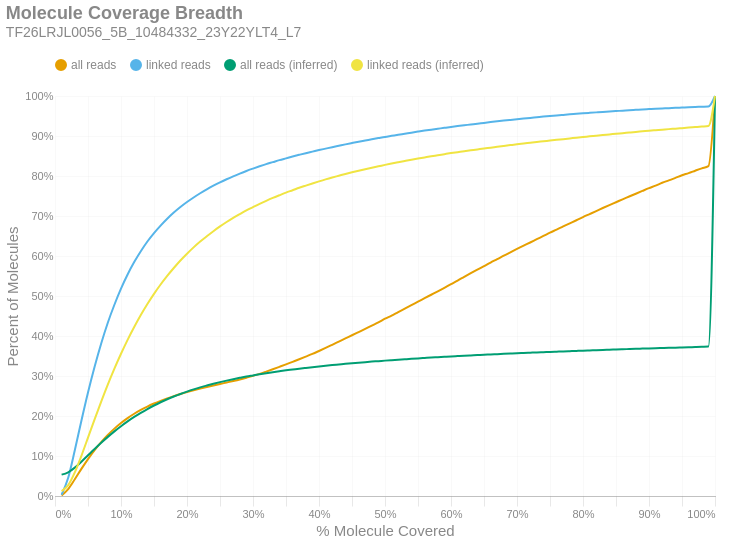

Source (notebook cell):
### Markdown cell above
### Molecule Read Coverage
This chart shows molecule coverage breadth as computed by the number of bases aligned to that molecule. In other words, "*how much of each unique long molecule is actually sequenced/aligned?*" Keep in mind there is a distinction between sequences and alignments, since some sequences belonging to a particular molecule may not align well and wouldn't appear in the alignment data. This chart also shows molecule coverage breadth as computed by the *inferred fragment* from which the aligned sequences originate. Unlike read coverage, this calculation takes into account the total insert size, including unsequenced gaps between the forward and reverse reads. Like the previous figures, these are cumulative percents.

### Code cell
if SKIPLR:
    print_html(f"Skipped")
else:
    binned_df = consolidated_hist(valids['coverage_bp'], mask, 0.01, True)
    binned_df_inf = consolidated_hist(valids['coverage_inserts'], mask, 0.01, True)
    binned_df = binned_df.with_columns(pl.lit(binned_df_inf['all reads (cumsum)']).alias('all reads (inferred)'))
    binned_df = binned_df.with_columns(pl.lit(binned_df_inf['linked reads (cumsum)']).alias('linked reads (inferred)'))
    binned_df = binned_df.with_columns(
        (pl.col('bin').cast(pl.Float64) + 0.01).alias('right_edge')
    )

    with SafeRender(binned_df):
        (
            density_plot(binned_df, 'Molecule Coverage Breadth', samplename, 'molcov', ['all reads (inferred)','linked reads (inferred)'])
            .encode(
                #x=alt.X('bin:Q', title="% Molecule Covered").axis(format = '%').scale(padding=0),
                x=alt.X('right_edge:Q', title="% Molecule Covered").axis(format='%').scale(padding=0),
                y=alt.Y('value:Q', title='Percent of Molecules')
                    .axis(format='%')
                    .stack(False)
                    .scale(domainMin=0, padding=0),
                color=alt.Color("key:N").scale(domain = ["all reads", "linked reads", "all reads (inferred)", "linked reads (inferred)"]),
                tooltip = [
                    alt.Tooltip("key:N", title = "Data Type"),
                    alt.Tooltip("range_label:N", title="% Molecule Covered"),
                    alt.Tooltip("value:Q", format = ".2%", title="% Molecules")
                ]
            )
        ).display()

### Figure 1 — Vega-Lite specification as saved in the notebook (floating-point values rounded to 4 significant figures)
{"width": "container", "height": 400, "config": {"title": {"anchor": "start", "dy": -15, "fontSize": 18, "color": "#888888", "subtitleColor": "#888888", "subtitleFontSize": 14}, "arc": {"fill": "#0072B2"}, "axis": {"domainColor": "#888888", "domainWidth": 0.5, "gridWidth": 0.2, "grid": false, "titleFontWeight": 400, "titleFontSize": 15, "labelFontSize": 11, "labelColor": "#888888", "tickColor": "#888888", "tickWidth": 0.2, "titleColor": "#888888"}, "axisBand": {"grid": false}, "axisX": {"grid": true, "tickSize": 10, "domainCap": "round"}, "axisY": {"domain": false, "grid": true, "tickSize": 0, "domainCap": "round"}, "background": "transparent", "header": {"labelFontSize": 15, "labelColor": "#888888", "titleFontSize": 15, "titleFontWeight": 600, "titleColor": "#888888"}, "legend": {"labelFont": "sans-serif", "labelFontSize": 12, "labelColor": "#888888", "symbolSize": 100, "symbolType": "circle", "titleFontSize": 12, "titlePadding": 10, "titleColor": "#888888", "title": null, "orient": "top"}, "range": {"category": ["#E69F00", "#56B4E9", "#009E73", "#F0E442", "#0072B2", "#D55E00", "#CC79A7", "#000000"], "diverging": ["#cfe8f3", "#a2d4ec", "#73bfe2", "#46abdb", "#1696d2", "#12719e"]}, "area": {"fill": "#0072B2", "fillOpacity": 0.7, "line": true, "strokeOpacity": 0.7}, "line": {"color": "#0072B2", "stroke": "#0072B2", "strokeWidth": 2}, "trail": {"color": "#0072B2", "stroke": "#0072B2", "strokeWidth": 0, "size": 1}, "point": {"filled": true, "fillOpacity": 1.0, "size": 95}, "text": {"color": "#888888", "fontSize": 11, "align": "right", "fontWeight": 400, "size": 11}, "bar": {"fill": "#0072B2", "stroke": null}, "view": {"stroke": null, "continuousWidth": 660, "continuousHeight": 400}}, "data": {"name": "data-9b2dcdb4025a6b76d2b8bc193f586064"}, "mark": {"type": "line", "interpolate": "monotone", "point": {"opacity": 0, "size": 275}}, "encoding": {"color": {"field": "key", "scale": {"domain": ["all reads", "linked reads", "all reads (inferred)", "linked reads (inferred)"]}, "type": "nominal"}, "tooltip": [{"field": "key", "title": "Data Type", "type": "nominal"}, {"field": "range_label", "title": "% Molecule Covered", "type": "nominal"}, {"field": "value", "format": ".2%", "title": "% Molecules", "type": "quantitative"}], "x": {"axis": {"format": "%"}, "field": "right_edge", "scale": {"padding": 0}, "title": "% Molecule Covered", "type": "quantitative"}, "y": {"axis": {"format": "%"}, "field": "value", "scale": {"domainMin": 0, "padding": 0}, "stack": false, "title": "Percent of Molecules", "type": "quantitative"}}, "params": [{"name": "param_c36ac31b6afebe62", "select": {"type": "point", "fields": ["key"]}, "bind": "legend"}], "title": {"text": "Molecule Coverage Breadth", "subtitle": "TF26LRJL0056_5B_10484332_23Y22YLT4_L7"}, "transform": [{"fold": ["all reads (cumsum)", "linked reads (cumsum)", "all reads (inferred)", "linked reads (inferred)"]}, {"calculate": "replace(datum.key, ' (cumsum)', '')", "as": "key"}, {"filter": {"param": "param_c36ac31b6afebe62"}}], "usermeta": {"embedOptions": {"downloadFileName": "TF26LRJL0056_5B_10484332_23Y22YLT4_L7.molcov"}}, "$schema": "https://vega.github.io/schema/vega-lite/v6.4.1.json", "datasets": {"data-9b2dcdb4025a6b76d2b8bc193f586064": [{"bin": "0.0", "interval": "0.0-0.01", "all reads": 0.00149, "linked reads": 0.00311, "all reads (cumsum)": 0.00149, "linked reads (cumsum)": 0.00311, "range_label": "0.0-0.01", "all reads (inferred)": 0.0534, "linked reads (inferred)": 0.01213, "right_edge": 0.01}, {"bin": "0.01", "interval": "0.01-0.02", "all reads": 0.01579, "linked reads": 0.04235, "all reads (cumsum)": 0.01728, "linked reads (cumsum)": 0.04546, "range_label": "0.01-0.02", "all reads (inferred)": 0.05933, "linked reads (inferred)": 0.027, "right_edge": 0.02}, {"bin": "0.02", "interval": "0.02-0.03", "all reads": 0.02452, "linked reads": 0.06872, "all reads (cumsum)": 0.0418, "linked reads (cumsum)": 0.1142, "range_label": "0.02-0.03", "all reads (inferred)": 0.07094, "linked reads (inferred)": 0.05893, "right_edge": 0.03}, {"bin": "0.03", "interval": "0.03-0.04", "all reads": 0.02602, "linked reads": 0.07415, "all reads (cumsum)": 0.06782, "linked reads (cumsum)": 0.1883, "range_label": "0.03-0.04", "all reads (inferred)": 0.08569, "linked reads (inferred)": 0.1005, "right_edge": 0.04}, {"bin": "0.04", "interval": "0.04-0.05", "all reads": 0.02452, "linked reads": 0.07052, "all reads (cumsum)": 0.09234, "linked reads (cumsum)": 0.2588, "range_label": "0.04-0.05", "all reads (inferred)": 0.1017, "linked reads (inferred)": 0.1459, "right_edge": 0.05}, {"bin": "0.05", "interval": "0.05-0.06", "all reads": 0.02232, "linked reads": 0.06419, "all reads (cumsum)": 0.1147, "linked reads (cumsum)": 0.323, "range_label": "0.05-0.06", "all reads (inferred)": 0.1176, "linked reads (inferred)": 0.1916, "right_edge": 0.06}, {"bin": "0.06", "interval": "0.06-0.07", "all reads": 0.02024, "linked reads": 0.05833, "all reads (cumsum)": 0.1349, "linked reads (cumsum)": 0.3813, "range_label": "0.06-0.07", "all reads (inferred)": 0.1331, "linked reads (inferred)": 0.236, "right_edge": 0.07}, {"bin": "0.07", "interval": "0.07-0.08", "all reads": 0.01797, "linked reads": 0.05185, "all reads (cumsum)": 0.1529, "linked reads (cumsum)": 0.4332, "range_label": "0.07-0.08", "all reads (inferred)": 0.1478, "linked reads (inferred)": 0.2786, "right_edge": 0.08}, {"bin": "0.08", "interval": "0.08-0.09", "all reads": 0.01557, "linked reads": 0.04491, "all reads (cumsum)": 0.1684, "linked reads (cumsum)": 0.4781, "range_label": "0.08-0.09", "all reads (inferred)": 0.1616, "linked reads (inferred)": 0.3184, "right_edge": 0.09}, {"bin": "0.09", "interval": "0.09-0.1", "all reads": 0.01402, "linked reads": 0.0404, "all reads (cumsum)": 0.1825, "linked reads (cumsum)": 0.5185, "range_label": "0.09-0.1", "all reads (inferred)": 0.1745, "linked reads (inferred)": 0.3557, "right_edge": 0.1}, {"bin": "0.1", "interval": "0.1-0.11", "all reads": 0.0123, "linked reads": 0.03532, "all reads (cumsum)": 0.1948, "linked reads (cumsum)": 0.5538, "range_label": "0.1-0.11", "all reads (inferred)": 0.1865, "linked reads (inferred)": 0.3905, "right_edge": 0.11}, {"bin": "0.11", "interval": "0.11-0.12", "all reads": 0.01083, "linked reads": 0.031, "all reads (cumsum)": 0.2056, "linked reads (cumsum)": 0.5848, "range_label": "0.11-0.12", "all reads (inferred)": 0.1976, "linked reads (inferred)": 0.4226, "right_edge": 0.12}, {"bin": "0.12", "interval": "0.12-0.13", "all reads": 0.009512, "linked reads": 0.02709, "all reads (cumsum)": 0.2151, "linked reads (cumsum)": 0.6119, "range_label": "0.12-0.13", "all reads (inferred)": 0.208, "linked reads (inferred)": 0.4524, "right_edge": 0.13}, {"bin": "0.13", "interval": "0.13-0.14", "all reads": 0.008572, "linked reads": 0.02429, "all reads (cumsum)": 0.2237, "linked reads (cumsum)": 0.6362, "range_label": "0.13-0.14", "all reads (inferred)": 0.2175, "linked reads (inferred)": 0.4799, "right_edge": 0.14}, {"bin": "0.14", "interval": "0.14-0.15", "all reads": 0.007482, "linked reads": 0.02093, "all reads (cumsum)": 0.2312, "linked reads (cumsum)": 0.6572, "range_label": "0.14-0.15", "all reads (inferred)": 0.2263, "linked reads (inferred)": 0.5053, "right_edge": 0.15}, {"bin": "0.15", "interval": "0.15-0.16", "all reads": 0.006764, "linked reads": 0.01876, "all reads (cumsum)": 0.2379, "linked reads (cumsum)": 0.6759, "range_label": "0.15-0.16", "all reads (inferred)": 0.2343, "linked reads (inferred)": 0.5287, "right_edge": 0.16}, {"bin": "0.16", "interval": "0.16-0.17", "all reads": 0.006203, "linked reads": 0.01713, "all reads (cumsum)": 0.2441, "linked reads (cumsum)": 0.693, "range_label": "0.16-0.17", "all reads (inferred)": 0.2418, "linked reads (inferred)": 0.5502, "right_edge": 0.17}, {"bin": "0.17", "interval": "0.17-0.18", "all reads": 0.005672, "linked reads": 0.01546, "all reads (cumsum)": 0.2498, "linked reads (cumsum)": 0.7085, "range_label": "0.17-0.18", "all reads (inferred)": 0.2486, "linked reads (inferred)": 0.57, "right_edge": 0.18}, {"bin": "0.18", "interval": "0.18-0.19", "all reads": 0.005202, "linked reads": 0.01387, "all reads (cumsum)": 0.255, "linked reads (cumsum)": 0.7224, "range_label": "0.18-0.19", "all reads (inferred)": 0.2551, "linked reads (inferred)": 0.5888, "right_edge": 0.19}, {"bin": "0.19", "interval": "0.19-0.2", "all reads": 0.004771, "linked reads": 0.01252, "all reads (cumsum)": 0.2598, "linked reads (cumsum)": 0.7349, "range_label": "0.19-0.2", "all reads (inferred)": 0.261, "linked reads (inferred)": 0.6058, "right_edge": 0.2}, {"bin": "0.2", "interval": "0.2-0.21", "all reads": 0.0044, "linked reads": 0.0114, "all reads (cumsum)": 0.2642, "linked reads (cumsum)": 0.7463, "range_label": "0.2-0.21", "all reads (inferred)": 0.2665, "linked reads (inferred)": 0.6216, "right_edge": 0.21}, {"bin": "0.21", "interval": "0.21-0.22", "all reads": 0.004208, "linked reads": 0.01057, "all reads (cumsum)": 0.2684, "linked reads (cumsum)": 0.7568, "range_label": "0.21-0.22", "all reads (inferred)": 0.2715, "linked reads (inferred)": 0.6361, "right_edge": 0.22}, {"bin": "0.22", "interval": "0.22-0.23", "all reads": 0.004067, "linked reads": 0.009876, "all reads (cumsum)": 0.2725, "linked reads (cumsum)": 0.7667, "range_label": "0.22-0.23", "all reads (inferred)": 0.2761, "linked reads (inferred)": 0.6494, "right_edge": 0.23}, {"bin": "0.23", "interval": "0.23-0.24", "all reads": 0.003912, "linked reads": 0.008951, "all reads (cumsum)": 0.2764, "linked reads (cumsum)": 0.7757, "range_label": "0.23-0.24", "all reads (inferred)": 0.2805, "linked reads (inferred)": 0.662, "right_edge": 0.24}, {"bin": "0.24", "interval": "0.24-0.25", "all reads": 0.003771, "linked reads": 0.008408, "all reads (cumsum)": 0.2801, "linked reads (cumsum)": 0.7841, "range_label": "0.24-0.25", "all reads (inferred)": 0.2846, "linked reads (inferred)": 0.6739, "right_edge": 0.25}, {"bin": "0.25", "interval": "0.25-0.26", "all reads": 0.003659, "linked reads": 0.007765, "all reads (cumsum)": 0.2838, "linked reads (cumsum)": 0.7918, "range_label": "0.25-0.26", "all reads (inferred)": 0.2885, "linked reads (inferred)": 0.685, "right_edge": 0.26}, {"bin": "0.26", "interval": "0.26-0.27", "all reads": 0.003701, "linked reads": 0.007343, "all reads (cumsum)": 0.2875, "linked reads (cumsum)": 0.7992, "range_label": "0.26-0.27", "all reads (inferred)": 0.2921, "linked reads (inferred)": 0.6953, "right_edge": 0.27}, {"bin": "0.27", "interval": "0.27-0.28", "all reads": 0.003902, "linked reads": 0.006887, "all reads (cumsum)": 0.2914, "linked reads (cumsum)": 0.8061, "range_label": "0.27-0.28", "all reads (inferred)": 0.2954, "linked reads (inferred)": 0.7048, "right_edge": 0.28}, {"bin": "0.28", "interval": "0.28-0.29", "all reads": 0.004299, "linked reads": 0.006509, "all reads (cumsum)": 0.2957, "linked reads (cumsum)": 0.8126, "range_label": "0.28-0.29", "all reads (inferred)": 0.2985, "linked reads (inferred)": 0.714, "right_edge": 0.29}, {"bin": "0.29", "interval": "0.29-0.3", "all reads": 0.004554, "linked reads": 0.00597, "all reads (cumsum)": 0.3002, "linked reads (cumsum)": 0.8186, "range_label": "0.29-0.3", "all reads (inferred)": 0.3014, "linked reads (inferred)": 0.7222, "right_edge": 0.3}, {"bin": "0.3", "interval": "0.3-0.31", "all reads": 0.005102, "linked reads": 0.005716, "all reads (cumsum)": 0.3054, "linked reads (cumsum)": 0.8243, "range_label": "0.3-0.31", "all reads (inferred)": 0.3043, "linked reads (inferred)": 0.7304, "right_edge": 0.31}, {"bin": "0.31", "interval": "0.31-0.32", "all reads": 0.005623, "linked reads": 0.005405, "all reads (cumsum)": 0.311, "linked reads (cumsum)": 0.8297, "range_label": "0.31-0.32", "all reads (inferred)": 0.3069, "linked reads (inferred)": 0.7379, "right_edge": 0.32}, {"bin": "0.32", "interval": "0.32-0.33", "all reads": 0.005816, "linked reads": 0.004948, "all reads (cumsum)": 0.3168, "linked reads (cumsum)": 0.8346, "range_label": "0.32-0.33", "all reads (inferred)": 0.3094, "linked reads (inferred)": 0.7452, "right_edge": 0.33}, {"bin": "0.33", "interval": "0.33-0.34", "all reads": 0.006101, "linked reads": 0.004966, "all reads (cumsum)": 0.3229, "linked reads (cumsum)": 0.8396, "range_label": "0.33-0.34", "all reads (inferred)": 0.3118, "linked reads (inferred)": 0.752, "right_edge": 0.34}, {"bin": "0.34", "interval": "0.34-0.35", "all reads": 0.006176, "linked reads": 0.004553, "all reads (cumsum)": 0.3291, "linked reads (cumsum)": 0.8441, "range_label": "0.34-0.35", "all reads (inferred)": 0.3141, "linked reads (inferred)": 0.7586, "right_edge": 0.35}, {"bin": "0.35", "interval": "0.35-0.36", "all reads": 0.006367, "linked reads": 0.004544, "all reads (cumsum)": 0.3354, "linked reads (cumsum)": 0.8487, "range_label": "0.35-0.36", "all reads (inferred)": 0.3162, "linked reads (inferred)": 0.7645, "right_edge": 0.36}, {"bin": "0.36", "interval": "0.36-0.37", "all reads": 0.006372, "linked reads": 0.004237, "all reads (cumsum)": 0.3418, "linked reads (cumsum)": 0.8529, "range_label": "0.36-0.37", "all reads (inferred)": 0.3183, "linked reads (inferred)": 0.7705, "right_edge": 0.37}, {"bin": "0.37", "interval": "0.37-0.38", "all reads": 0.00661, "linked reads": 0.004128, "all reads (cumsum)": 0.3484, "linked reads (cumsum)": 0.8571, "range_label": "0.37-0.38", "all reads (inferred)": 0.3202, "linked reads (inferred)": 0.776, "right_edge": 0.38}, {"bin": "0.38", "interval": "0.38-0.39", "all reads": 0.006728, "linked reads": 0.003857, "all reads (cumsum)": 0.3551, "linked reads (cumsum)": 0.8609, "range_label": "0.38-0.39", "all reads (inferred)": 0.3221, "linked reads (inferred)": 0.7814, "right_edge": 0.39}, {"bin": "0.39", "interval": "0.39-0.4", "all reads": 0.007399, "linked reads": 0.003908, "all reads (cumsum)": 0.3625, "linked reads (cumsum)": 0.8648, "range_label": "0.39-0.4", "all reads (inferred)": 0.3239, "linked reads (inferred)": 0.7866, "right_edge": 0.4}, {"bin": "0.4", "interval": "0.4-0.41", "all reads": 0.007609, "linked reads": 0.003619, "all reads (cumsum)": 0.3702, "linked reads (cumsum)": 0.8684, "range_label": "0.4-0.41", "all reads (inferred)": 0.3257, "linked reads (inferred)": 0.7916, "right_edge": 0.41}, {"bin": "0.41", "interval": "0.41-0.42", "all reads": 0.007883, "linked reads": 0.003623, "all reads (cumsum)": 0.378, "linked reads (cumsum)": 0.8721, "range_label": "0.41-0.42", "all reads (inferred)": 0.3273, "linked reads (inferred)": 0.7963, "right_edge": 0.42}, {"bin": "0.42", "interval": "0.42-0.43", "all reads": 0.007961, "linked reads": 0.00347, "all reads (cumsum)": 0.386, "linked reads (cumsum)": 0.8755, "range_label": "0.42-0.43", "all reads (inferred)": 0.3289, "linked reads (inferred)": 0.8007, "right_edge": 0.43}, {"bin": "0.43", "interval": "0.43-0.44", "all reads": 0.007959, "linked reads": 0.003486, "all reads (cumsum)": 0.394, "linked reads (cumsum)": 0.879, "range_label": "0.43-0.44", "all reads (inferred)": 0.3304, "linked reads (inferred)": 0.8051, "right_edge": 0.44}, {"bin": "0.44", "interval": "0.44-0.45", "all reads": 0.007906, "linked reads": 0.003315, "all reads (cumsum)": 0.4019, "linked reads (cumsum)": 0.8823, "range_label": "0.44-0.45", "all reads (inferred)": 0.3319, "linked reads (inferred)": 0.8093, "right_edge": 0.45}, {"bin": "0.45", "interval": "0.45-0.46", "all reads": 0.007962, "linked reads": 0.003248, "all reads (cumsum)": 0.4098, "linked reads (cumsum)": 0.8856, "range_label": "0.45-0.46", "all reads (inferred)": 0.3333, "linked reads (inferred)": 0.8132, "right_edge": 0.46}, {"bin": "0.46", "interval": "0.46-0.47", "all reads": 0.007972, "linked reads": 0.003049, "all reads (cumsum)": 0.4178, "linked reads (cumsum)": 0.8886, "range_label": "0.46-0.47", "all reads (inferred)": 0.3347, "linked reads (inferred)": 0.8171, "right_edge": 0.47}, {"bin": "0.47", "interval": "0.47-0.48", "all reads": 0.008297, "linked reads": 0.003082, "all reads (cumsum)": 0.4261, "linked reads (cumsum)": 0.8917, "range_label": "0.47-0.48", "all reads (inferred)": 0.3359, "linked reads (inferred)": 0.8207, "right_edge": 0.48}, {"bin": "0.48", "interval": "0.48-0.49", "all reads": 0.008047, "linked reads": 0.003035, "all reads (cumsum)": 0.4341, "linked reads (cumsum)": 0.8947, "range_label": "0.48-0.49", "all reads (inferred)": 0.3372, "linked reads (inferred)": 0.8242, "right_edge": 0.49}, {"bin": "0.49", "interval": "0.49-0.5", "all reads": 0.009023, "linked reads": 0.003012, "all reads (cumsum)": 0.4432, "linked reads (cumsum)": 0.8978, "range_label": "0.49-0.5", "all reads (inferred)": 0.3384, "linked reads (inferred)": 0.8278, "right_edge": 0.5}, {"bin": "0.5", "interval": "0.5-0.51", "all reads": 0.007987, "linked reads": 0.002687, "all reads (cumsum)": 0.4511, "linked reads (cumsum)": 0.9004, "range_label": "0.5-0.51", "all reads (inferred)": 0.3396, "linked reads (inferred)": 0.8311, "right_edge": 0.51}, {"bin": "0.51", "interval": "0.51-0.52", "all reads": 0.008793, "linked reads": 0.002706, "all reads (cumsum)": 0.4599, "linked reads (cumsum)": 0.9032, "range_label": "0.51-0.52", "all reads (inferred)": 0.3408, "linked reads (inferred)": 0.8343, "right_edge": 0.52}, {"bin": "0.52", "interval": "0.52-0.53", "all reads": 0.008448, "linked reads": 0.002605, "all reads (cumsum)": 0.4684, "linked reads (cumsum)": 0.9058, "range_label": "0.52-0.53", "all reads (inferred)": 0.3419, "linked reads (inferred)": 0.8375, "right_edge": 0.53}, {"bin": "0.53", "interval": "0.53-0.54", "all reads": 0.00874, "linked reads": 0.002645, "all reads (cumsum)": 0.4771, "linked reads (cumsum)": 0.9084, "range_label": "0.53-0.54", "all reads (inferred)": 0.343, "linked reads (inferred)": 0.8406, "right_edge": 0.54}, {"bin": "0.54", "interval": "0.54-0.55", "all reads": 0.008619, "linked reads": 0.002575, "all reads (cumsum)": 0.4857, "linked reads (cumsum)": 0.911, "range_label": "0.54-0.55", "all reads (inferred)": 0.344, "linked reads (inferred)": 0.8436, "right_edge": 0.55}, {"bin": "0.55", "interval": "0.55-0.56", "all reads": 0.00871, "linked reads": 0.002494, "all reads (cumsum)": 0.4945, "linked reads (cumsum)": 0.9135, "range_label": "0.55-0.56", "all reads (inferred)": 0.3451, "linked reads (inferred)": 0.8465, "right_edge": 0.56}, {"bin": "0.56", "interval": "0.56-0.57", "all reads": 0.008651, "linked reads": 0.0023, "all reads (cumsum)": 0.5031, "linked reads (cumsum)": 0.9158, "range_label": "0.56-0.57", "all reads (inferred)": 0.3461, "linked reads (inferred)": 0.8493, "right_edge": 0.57}, {"bin": "0.57", "interval": "0.57-0.58", "all reads": 0.008615, "linked reads": 0.002311, "all reads (cumsum)": 0.5117, "linked reads (cumsum)": 0.9181, "range_label": "0.57-0.58", "all reads (inferred)": 0.347, "linked reads (inferred)": 0.8519, "right_edge": 0.58}, {"bin": "0.58", "interval": "0.58-0.59", "all reads": 0.00879, "linked reads": 0.002328, "all reads (cumsum)": 0.5205, "linked reads (cumsum)": 0.9204, "range_label": "0.58-0.59", "all reads (inferred)": 0.348, "linked reads (inferred)": 0.8546, "right_edge": 0.59}, {"bin": "0.59", "interval": "0.59-0.6", "all reads": 0.009137, "linked reads": 0.002279, "all reads (cumsum)": 0.5297, "linked reads (cumsum)": 0.9227, "range_label": "0.59-0.6", "all reads (inferred)": 0.3489, "linked reads (inferred)": 0.8573, "right_edge": 0.6}, {"bin": "0.6", "interval": "0.6-0.61", "all reads": 0.008839, "linked reads": 0.002083, "all reads (cumsum)": 0.5385, "linked reads (cumsum)": 0.9248, "range_label": "0.6-0.61", "all reads (inferred)": 0.3497, "linked reads (inferred)": 0.8596, "right_edge": 0.61}, {"bin": "0.61", "interval": "0.61-0.62", "all reads": 0.009394, "linked reads": 0.002041, "all reads (cumsum)": 0.5479, "linked reads (cumsum)": 0.9268, "range_label": "0.61-0.62", "all reads (inferred)": 0.3506, "linked reads (inferred)": 0.8619, "right_edge": 0.62}, {"bin": "0.62", "interval": "0.62-0.63", "all reads": 0.009151, "linked reads": 0.002015, "all reads (cumsum)": 0.557, "linked reads (cumsum)": 0.9288, "range_label": "0.62-0.63", "all reads (inferred)": 0.3514, "linked reads (inferred)": 0.8642, "right_edge": 0.63}, {"bin": "0.63", "interval": "0.63-0.64", "all reads": 0.008879, "linked reads": 0.002047, "all reads (cumsum)": 0.5659, "linked reads (cumsum)": 0.9309, "range_label": "0.63-0.64", "all reads (inferred)": 0.3522, "linked reads (inferred)": 0.8665, "right_edge": 0.64}, {"bin": "0.64", "interval": "0.64-0.65", "all reads": 0.008784, "linked reads": 0.001886, "all reads (cumsum)": 0.5747, "linked reads (cumsum)": 0.9328, "range_label": "0.64-0.65", "all reads (inferred)": 0.3531, "linked reads (inferred)": 0.8688, "right_edge": 0.65}, {"bin": "0.65", "interval": "0.65-0.66", "all reads": 0.008973, "linked reads": 0.001992, "all reads (cumsum)": 0.5837, "linked reads (cumsum)": 0.9348, "range_label": "0.65-0.66", "all reads (inferred)": 0.3538, "linked reads (inferred)": 0.8708, "right_edge": 0.66}, {"bin": "0.66", "interval": "0.66-0.67", "all reads": 0.008481, "linked reads": 0.001872, "all reads (cumsum)": 0.5922, "linked reads (cumsum)": 0.9366, "range_label": "0.66-0.67", "all reads (inferred)": 0.3546, "linked reads (inferred)": 0.873, "right_edge": 0.67}, {"bin": "0.67", "interval": "0.67-0.68", "all reads": 0.008777, "linked reads": 0.001875, "all reads (cumsum)": 0.6009, "linked reads (cumsum)": 0.9385, "range_label": "0.67-0.68", "all reads (inferred)": 0.3554, "linked reads (inferred)": 0.8752, "right_edge": 0.68}, {"bin": "0.68", "interval": "0.68-0.69", "all reads": 0.008306, "linked reads": 0.001749, "all reads (cumsum)": 0.6092, "linked reads (cumsum)": 0.9402, "range_label": "0.68-0.69", "all reads (inferred)": 0.3561, "linked reads (inferred)": 0.8772, "right_edge": 0.69}, {"bin": "0.69", "interval": "0.69-0.7", "all reads": 0.008362, "linked reads": 0.001704, "all reads (cumsum)": 0.6176, "linked reads (cumsum)": 0.942, "range_label": "0.69-0.7", "all reads (inferred)": 0.3569, "linked reads (inferred)": 0.8793, "right_edge": 0.7}, {"bin": "0.7", "interval": "0.7-0.71", "all reads": 0.008186, "linked reads": 0.001665, "all reads (cumsum)": 0.6258, "linked reads (cumsum)": 0.9436, "range_label": "0.7-0.71", "all reads (inferred)": 0.3575, "linked reads (inferred)": 0.8812, "right_edge": 0.71}, {"bin": "0.71", "interval": "0.71-0.72", "all reads": 0.007998, "linked reads": 0.001632, "all reads (cumsum)": 0.6338, "linked reads (cumsum)": 0.9452, "range_label": "0.71-0.72", "all reads (inferred)": 0.3582, "linked reads (inferred)": 0.8831, "right_edge": 0.72}, {"bin": "0.72", "interval": "0.72-0.73", "all reads": 0.008285, "linked reads": 0.001594, "all reads (cumsum)": 0.6421, "linked reads (cumsum)": 0.9468, "range_label": "0.72-0.73", "all reads (inferred)": 0.3589, "linked reads (inferred)": 0.885, "right_edge": 0.73}, {"bin": "0.73", "interval": "0.73-0.74", "all reads": 0.008006, "linked reads": 0.001613, "all reads (cumsum)": 0.6501, "linked reads (cumsum)": 0.9485, "range_label": "0.73-0.74", "all reads (inferred)": 0.3596, "linked reads (inferred)": 0.8868, "right_edge": 0.74}, {"bin": "0.74", "interval": "0.74-0.75", "all reads": 0.008243, "linked reads": 0.001497, "all reads (cumsum)": 0.6583, "linked reads (cumsum)": 0.95, "range_label": "0.74-0.75", "all reads (inferred)": 0.3602, "linked reads (inferred)": 0.8886, "right_edge": 0.75}, {"bin": "0.75", "interval": "0.75-0.76", "all reads": 0.007626, "linked reads": 0.001424, "all reads (cumsum)": 0.6659, "linked reads (cumsum)": 0.9514, "range_label": "0.75-0.76", "all reads (inferred)": 0.3609, "linked reads (inferred)": 0.8904, "right_edge": 0.76}, {"bin": "0.76", "interval": "0.76-0.77", "all reads": 0.008, "linked reads": 0.001382, "all reads (cumsum)": 0.6739, "linked reads (cumsum)": 0.9528, "range_label": "0.76-0.77", "all reads (inferred)": 0.3615, "linked reads (inferred)": 0.8921, "right_edge": 0.77}, {"bin": "0.77", "interval": "0.77-0.78", "all reads": 0.00772, "linked reads": 0.001371, "all reads (cumsum)": 0.6817, "linked reads (cumsum)": 0.9541, "range_label": "0.77-0.78", "all reads (inferred)": 0.3621, "linked reads (inferred)": 0.8939, "right_edge": 0.78}, {"bin": "0.78", "interval": "0.78-0.79", "all reads": 0.007725, "linked reads": 0.001242, "all reads (cumsum)": 0.6894, "linked reads (cumsum)": 0.9554, "range_label": "0.78-0.79", "all reads (inferred)": 0.3628, "linked reads (inferred)": 0.8957, "right_edge": 0.79}, {"bin": "0.79", "interval": "0.79-0.8", "all reads": 0.007998, "linked reads": 0.001307, "all reads (cumsum)": 0.6974, "linked reads (cumsum)": 0.9567, "range_label": "0.79-0.8", "all reads (inferred)": 0.3634, "linked reads (inferred)": 0.8975, "right_edge": 0.8}, {"bin": "0.8", "interval": "0.8-0.81", "all reads": 0.007373, "linked reads": 0.001207, "all reads (cumsum)": 0.7048, "linked reads (cumsum)": 0.9579, "range_label": "0.8-0.81", "all reads (inferred)": 0.364, "linked reads (inferred)": 0.8991, "right_edge": 0.81}, {"bin": "0.81", "interval": "0.81-0.82", "all reads": 0.007467, "linked reads": 0.001182, "all reads (cumsum)": 0.7122, "linked reads (cumsum)": 0.9591, "range_label": "0.81-0.82", "all reads (inferred)": 0.3646, "linked reads (inferred)": 0.9008, "right_edge": 0.82}, {"bin": "0.82", "interval": "0.82-0.83", "all reads": 0.007711, "linked reads": 0.00117, "all reads (cumsum)": 0.7199, "linked reads (cumsum)": 0.9602, "range_label": "0.82-0.83", "all reads (inferred)": 0.3652, "linked reads (inferred)": 0.9025, "right_edge": 0.83}, {"bin": "0.83", "interval": "0.83-0.84", "all reads": 0.007393, "linked reads": 0.001074, "all reads (cumsum)": 0.7273, "linked reads (cumsum)": 0.9613, "range_label": "0.83-0.84", "all reads (inferred)": 0.3657, "linked reads (inferred)": 0.904, "right_edge": 0.84}, {"bin": "0.84", "interval": "0.84-0.85", "all reads": 0.00714, "linked reads": 0.001023, "all reads (cumsum)": 0.7345, "linked reads (cumsum)": 0.9623, "range_label": "0.84-0.85", "all reads (inferred)": 0.3663, "linked reads (inferred)": 0.9056, "right_edge": 0.85}, {"bin": "0.85", "interval": "0.85-0.86", "all reads": 0.007196, "linked reads": 0.001001, "all reads (cumsum)": 0.7417, "linked reads (cumsum)": 0.9633, "range_label": "0.85-0.86", "all reads (inferred)": 0.3668, "linked reads (inferred)": 0.9071, "right_edge": 0.86}, {"bin": "0.86", "interval": "0.86-0.87", "all reads": 0.007006, "linked reads": 0.001055, "all reads (cumsum)": 0.7487, "linked reads (cumsum)": 0.9644, "range_label": "0.86-0.87", "all reads (inferred)": 0.3674, "linked reads (inferred)": 0.9087, "right_edge": 0.87}, {"bin": "0.87", "interval": "0.87-0.88", "all reads": 0.007063, "linked reads": 0.0009551, "all reads (cumsum)": 0.7557, "linked reads (cumsum)": 0.9653, "range_label": "0.87-0.88", "all reads (inferred)": 0.3679, "linked reads (inferred)": 0.9102, "right_edge": 0.88}, {"bin": "0.88", "interval": "0.88-0.89", "all reads": 0.006959, "linked reads": 0.0009621, "all reads (cumsum)": 0.7627, "linked reads (cumsum)": 0.9663, "range_label": "0.88-0.89", "all reads (inferred)": 0.3685, "linked reads (inferred)": 0.9116, "right_edge": 0.89}, {"bin": "0.89", "interval": "0.89-0.9", "all reads": 0.006864, "linked reads": 0.0009026, "all reads (cumsum)": 0.7696, "linked reads (cumsum)": 0.9672, "range_label": "0.89-0.9", "all reads (inferred)": 0.369, "linked reads (inferred)": 0.9131, "right_edge": 0.9}, {"bin": "0.9", "interval": "0.9-0.91", "all reads": 0.006371, "linked reads": 0.0009026, "all reads (cumsum)": 0.7759, "linked reads (cumsum)": 0.9681, "range_label": "0.9-0.91", "all reads (inferred)": 0.3695, "linked reads (inferred)": 0.9145, "right_edge": 0.91}, {"bin": "0.91", "interval": "0.91-0.92", "all reads": 0.007176, "linked reads": 0.0007801, "all reads (cumsum)": 0.7831, "linked reads (cumsum)": 0.9689, "range_label": "0.91-0.92", "all reads (inferred)": 0.37, "linked reads (inferred)": 0.9158, "right_edge": 0.92}, {"bin": "0.92", "interval": "0.92-0.93", "all reads": 0.005858, "linked reads": 0.0007347, "all reads (cumsum)": 0.789, "linked reads (cumsum)": 0.9696, "range_label": "0.92-0.93", "all reads (inferred)": 0.3705, "linked reads (inferred)": 0.9172, "right_edge": 0.93}, {"bin": "0.93", "interval": "0.93-0.94", "all reads": 0.006368, "linked reads": 0.0008396, "all reads (cumsum)": 0.7953, "linked reads (cumsum)": 0.9705, "range_label": "0.93-0.94", "all reads (inferred)": 0.3709, "linked reads (inferred)": 0.9184, "right_edge": 0.94}, {"bin": "0.94", "interval": "0.94-0.95", "all reads": 0.006535, "linked reads": 0.0006997, "all reads (cumsum)": 0.8019, "linked reads (cumsum)": 0.9712, "range_label": "0.94-0.95", "all reads (inferred)": 0.3714, "linked reads (inferred)": 0.9197, "right_edge": 0.95}, {"bin": "0.95", "interval": "0.95-0.96", "all reads": 0.005378, "linked reads": 0.0007294, "all reads (cumsum)": 0.8072, "linked reads (cumsum)": 0.9719, "range_label": "0.95-0.96", "all reads (inferred)": 0.3719, "linked reads (inferred)": 0.921, "right_edge": 0.96}, {"bin": "0.96", "interval": "0.96-0.97", "all reads": 0.00602, "linked reads": 0.0006437, "all reads (cumsum)": 0.8133, "linked reads (cumsum)": 0.9725, "range_label": "0.96-0.97", "all reads (inferred)": 0.3724, "linked reads (inferred)": 0.9222, "right_edge": 0.97}, {"bin": "0.97", "interval": "0.97-0.98", "all reads": 0.005904, "linked reads": 0.000614, "all reads (cumsum)": 0.8192, "linked reads (cumsum)": 0.9732, "range_label": "0.97-0.98", "all reads (inferred)": 0.3729, "linked reads (inferred)": 0.9235, "right_edge": 0.98}, {"bin": "0.98", "interval": "0.98-0.99", "all reads": 0.005567, "linked reads": 0.0006437, "all reads (cumsum)": 0.8247, "linked reads (cumsum)": 0.9738, "range_label": "0.98-0.99", "all reads (inferred)": 0.3735, "linked reads (inferred)": 0.9248, "right_edge": 0.99}, {"bin": "0.99", "interval": "0.99-1.0", "all reads": 0.1753, "linked reads": 0.0262, "all reads (cumsum)": 1.0, "linked reads (cumsum)": 1.0, "range_label": "0.99-1.0", "all reads (inferred)": 1.0, "linked reads (inferred)": 1.0, "right_edge": 1.0}]}}
